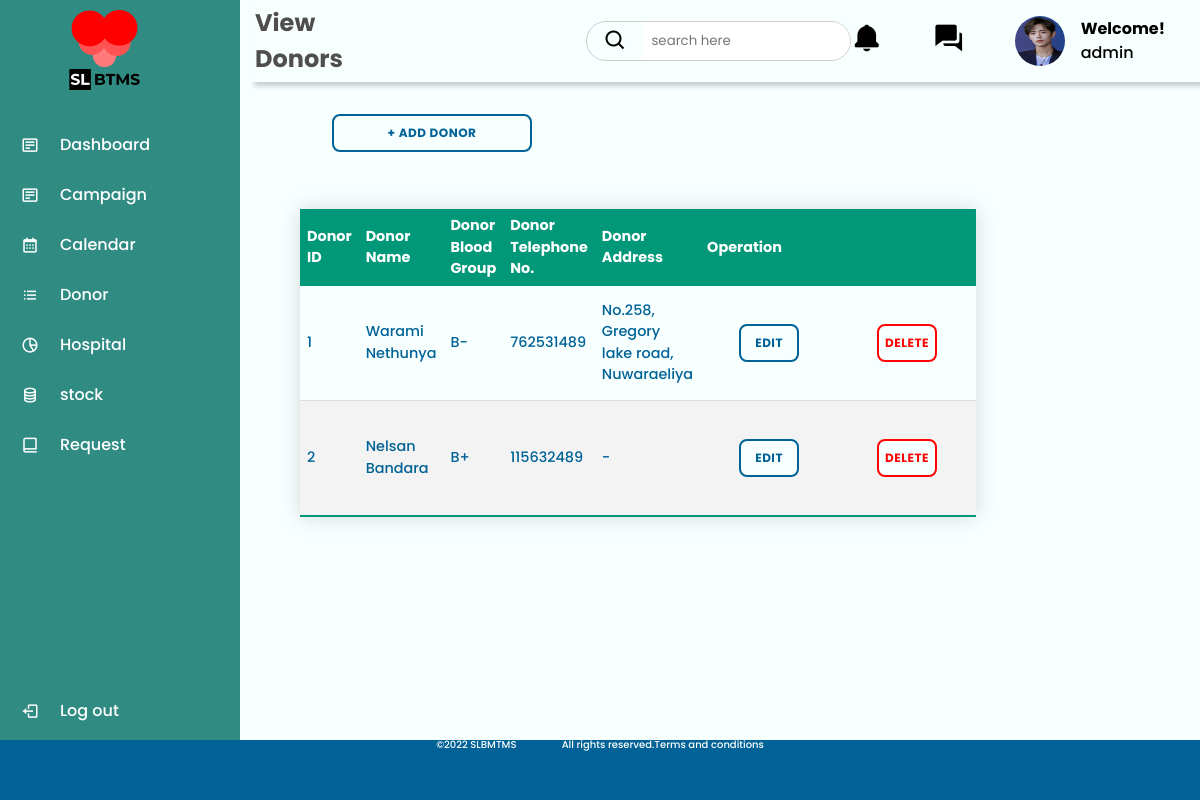
Page /src/php/admin_viewdonor.php (signed in) on the committed database.
### tables this page shows
CREATE TABLE `donor` (
  `donor_id` int(11) NOT NULL,
  `donor_name` varchar(255) NOT NULL,
  `telephone_no` int(10) NOT NULL,
  `email` varchar(255) NOT NULL,
  `address` varchar(255) NOT NULL,
  `date_of dirth` date NOT NULL,
  `gender` varchar(255) NOT NULL,
  `id_number` text NOT NULL,
  `marital_state` varchar(255) NOT NULL,
  `image` mediumblob NOT NULL,
  `blood_group` varchar(255) NOT NULL,
  `user_name` varchar(255) NOT NULL,
  `password` varchar(255) NOT NULL
);

### src/php/admin_viewdonor.php (the view, shortened to what this page needs)
<?php
require_once('../../config/connection.php');
?>
<!DOCTYPE html>
<html lang="en">
<head>
    <link rel="stylesheet" type="text/css" href="../../public/css/admin_viewhospital.css">
</head>
<body>
    <div class="main-content">
        <header>
            <h2>
               View Donors
            </h2>
            <div class="search-wrapper">
                <span class='bx bx-search'></span>
                <input type="search" placeholder="search here">
            </div>
            <div class="box-icon">
                <div class="item">
                    <i class='bx bxs-bell'></i>
                </div>
                <div class="item">
                    <i class='bx bxs-conversation'></i>
                </div>
            </div>
            <div class="user-wrapper">
                <img src="../../public/images/Xiao_Zhan.jpeg" alt="profile_pictire" width="50px" height="50px" >
                <div> <h4>Welcome! </h4><?php echo $_SESSION['user_name'];?></div>
            </div>
        </header>
    </div>
<div class="right">
    <a href="admin_adddonor.php" class="create-btn"> + Add Donor </a>
  <table class="table">
        <thead>
        <tr>
        <th class="table-head">
      Donor ID
      </th>
      <th class="table-head">
      Donor Name
      </th><th class="table-head">
      Donor Blood Group
      </th><th class="table-head">
      Donor Telephone No.
      </th><th class="table-head">
      Donor Address
      </th>
      <th colspan="2" class="table-head">
      Operation
      </th>
        </tr>
        </thead>
       <tbody>
        <?php
        $sql="select * from `donor`";
        $result=mysqli_query($connection,$sql);
        if($result){
            while($row=mysqli_fetch_assoc($result)){
                $id=$row['donor_id'];
                $name=$row['donor_name'];
                $blood=$row['blood_group'];
                $tele=$row['telephone_no'];
                $address=$row['address'];
             echo '<tr>
        <td>'.$id. '</td>
        <td>'.$name. '</td>
        <td>'.$blood. '</td>
        <td>'.$tele. '</td>
        <td>'.$address. '</td>
        <td><a href="admin_adddonor.php?" class="update-btn"> edit
        </a></button></td>
        <td><a href="admin_deletedonor.php? deleteid='.$id.'"><button class="delete-btn" > delete
       </button></a></td>
    </tr>';
            }
        }
        ?>
       </tbody>
       </table>
    </div>
</body>
</html>

### public/css/Admin_dashboard.css (style rules this page uses)
* { margin: 0; padding: 0; box-sizing: border-box; font-family: 'Poppins', sans-serif; }
@media screen and (min-width:900px) { body { min-height: 100vh; width: 100%; background: #F7FFFF; } }
.logo { flex: 20%; position: absolute; top: 10px; left: 60px; width: 80px; height: 80px; }
.sidebar { position: fixed; height: 100%; width: 240px; background: #308C83; }
.sidebar .logo-details { height: 80px; width: 100%; display: flex; align-items: center; }
.sidebar .nav-link { margin-top: 40px; }
.sidebar .nav-link li { height: 50px; width: 100%; list-style: none; font-size: 16px; }
.sidebar .nav-link li a { height: 100%; width:100%; display: flex; align-items: center; text-decoration: none; transition: all 0.4s ease; color: #ffffff; }
.sidebar .nav-link li:last-child { position: absolute; bottom: 4rem; width: 100%; }
.sidebar .nav-link li a i { min-width: 60px; text-align: center; font-size: 18px; }
.main-content { margin-left: 250px; }
header { display: flex; justify-content: space-between; align-items: center; padding: 5px; box-shadow: 4px 4px 5px rgba(0,0,0,0.2); }
header h2 { padding-right: 20%; color: #4f4d4d; }
.search-wrapper { border: 1px solid #ccc; border-radius: 30px; width: fit-content; height: 40px; width: 30%; display: flex; align-items: center; overflow-x: hidden; }
.search-wrapper span { display: inline-block; padding: 0rem 1rem; font-size:1.5rem ; }
.search-wrapper input { height: 100%; padding: 0.5rem; border: none; outline: none; }
.user-wrapper { display: flex; align-items: center; margin-right: 30px; }
.user-wrapper img { border-radius: 50%; margin-right: 1rem; }
.box-icon { display: flex; font-size: 2rem; justify-content:space-between; }
.box-icon .item { padding-right: 50px; }

### public/css/admin_footer.css (style rules this page uses)
body { margin: 0; font-family: 'Poppins' sans-serif; background-color: #F7FFFF; }
.bottom { position:fixed; bottom: 0; display:table-cell; vertical-align:middle; background-color:#006296; color: #FFFFFF; font-size: 10px; overflow: hidden; width: 100%; height: 60px; text-align:center; line-height: 1em; }
@media screen and (min-width:900px) { .left, .right { display: flex; width: 50%; height: auto; } }

### rows in the picture
donor: donor_id "1", donor_name "Warami Nethunya", blood_group "B-", telephone_no "762531489", address "No.258, Gregory lake road, Nuwaraeliya"
donor: donor_id "2", donor_name "Nelsan Bandara", blood_group "B+", telephone_no "115632489", address "-"

### other values in the picture
$_SESSION['user_name'] "admin"
